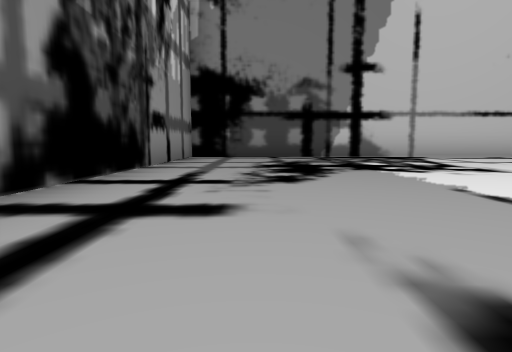
[1] (above)

24 first-person views from a walk through a scene from a Unity 3-D project. The camera is 0.64 m above the floor, tilts 6° down and sees 80° across. The floor is counted in squares, 2 m on a side. Each view is taken from the middle of a square. On the plan, view 1 faces up. The plan holds only what a view shows up to about 9 squares ahead; the rest is blank. The place goes on beyond the plan. The player character is not drawn. Some surface patterns are stand-ins.

[2]
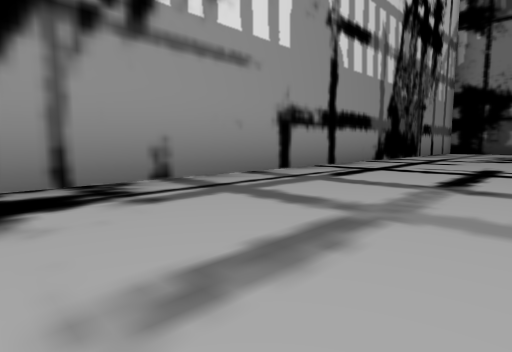

[3]
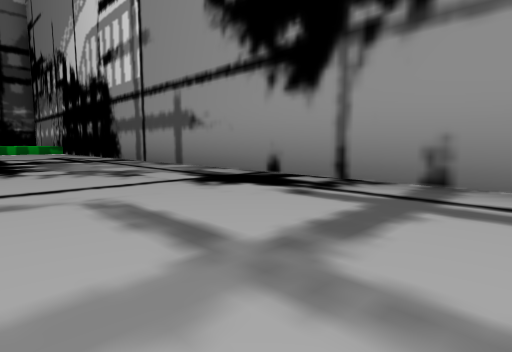

[4]
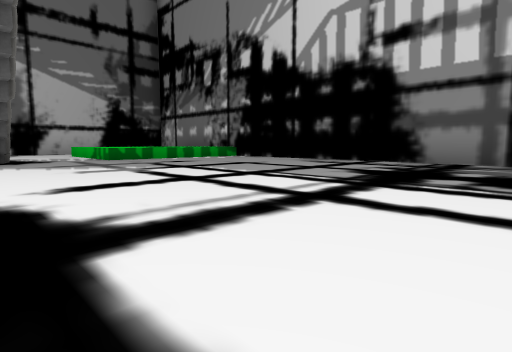

[5]
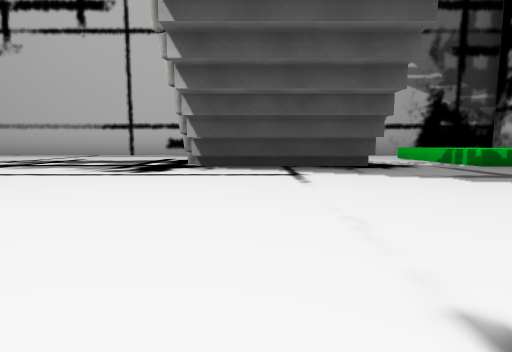

[6]
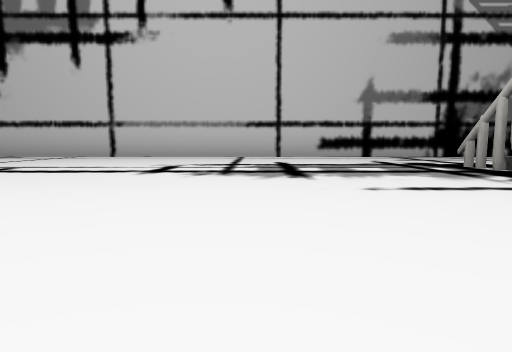

[7]
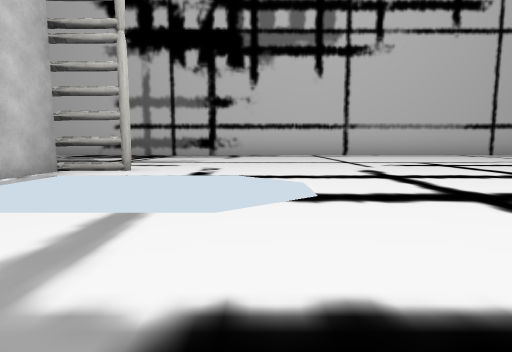

[8]
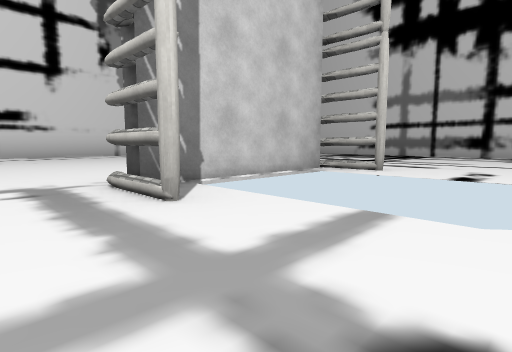

[9]
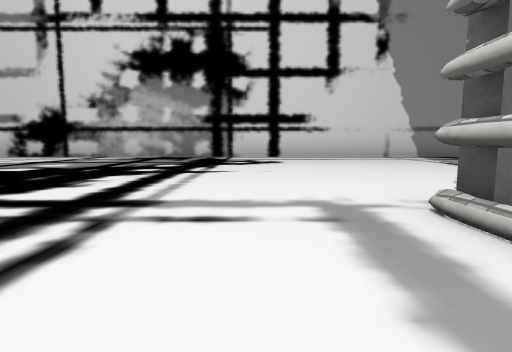

[10]
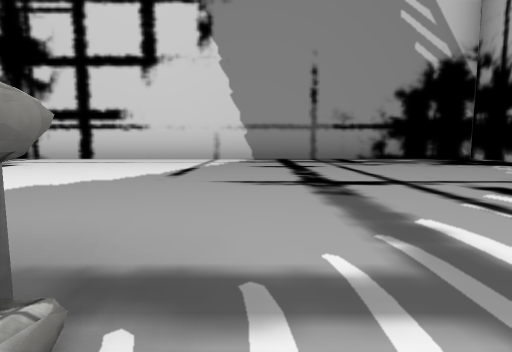

[11]
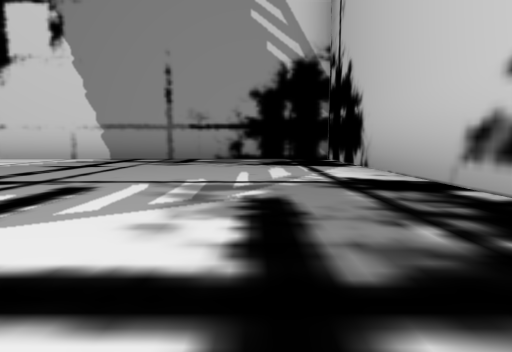

[12]
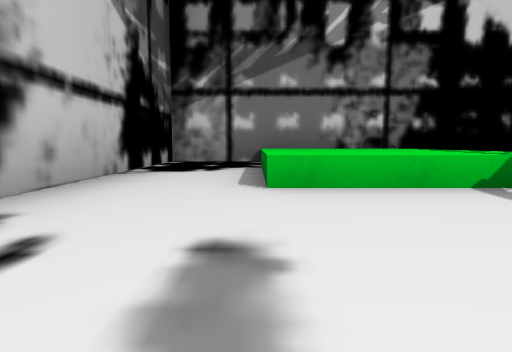

[13]
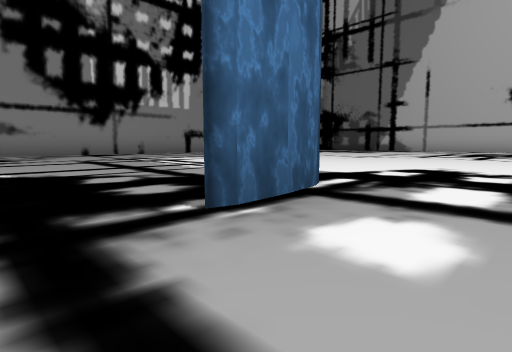

[14]
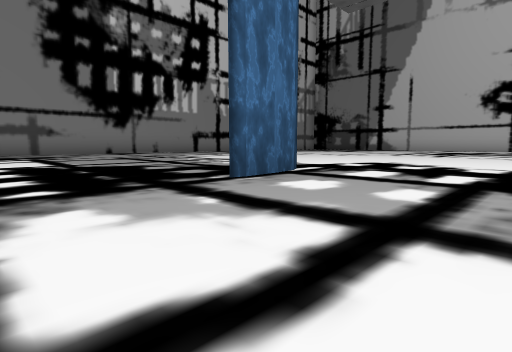

[15]
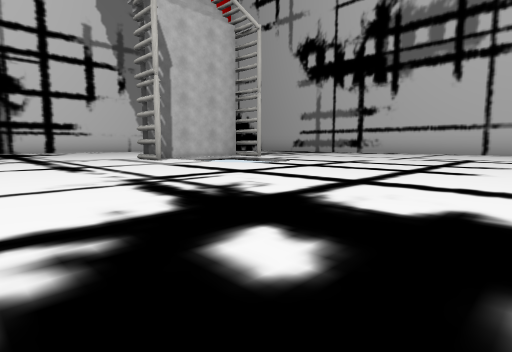

[16]
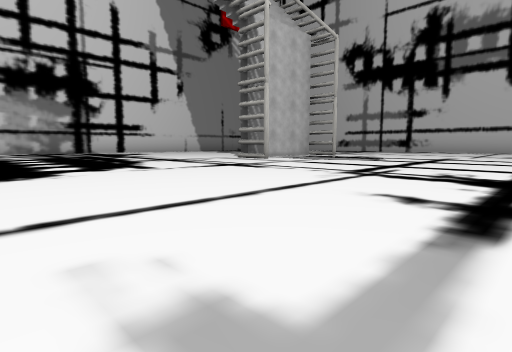

[17]
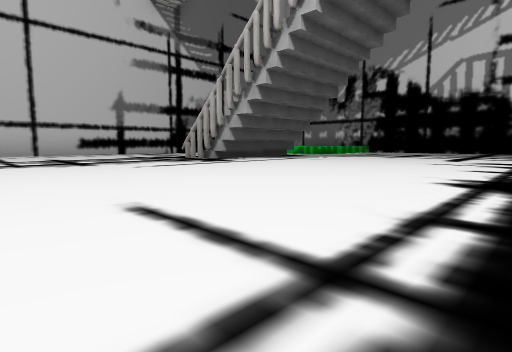

[18]
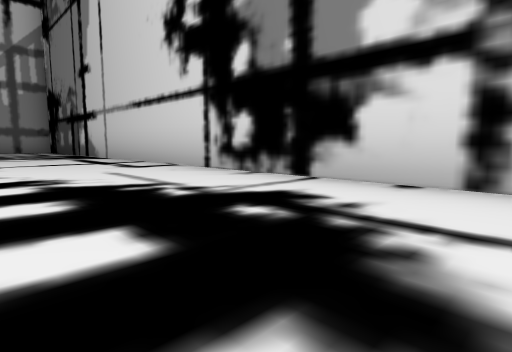

[19]
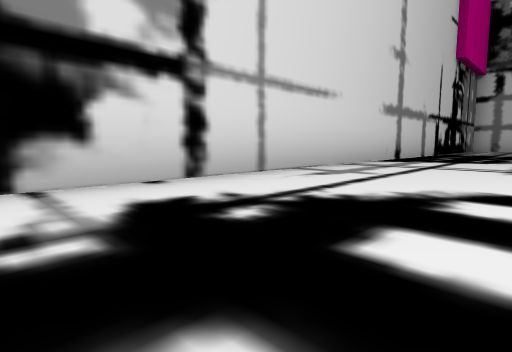

[20]
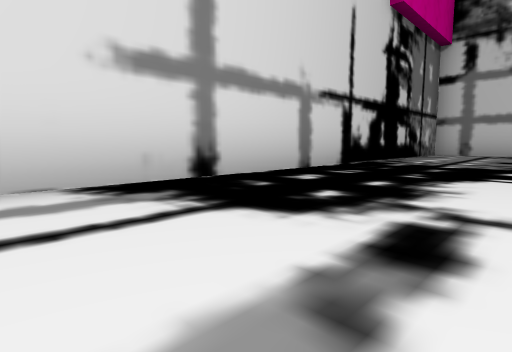

[21]
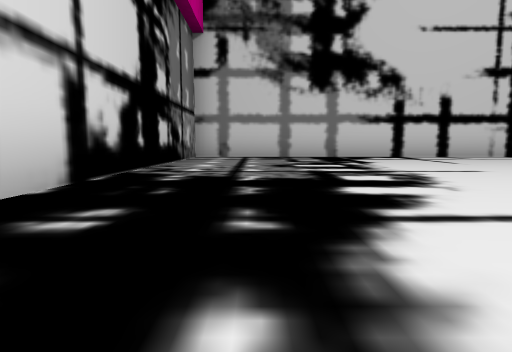

[22]
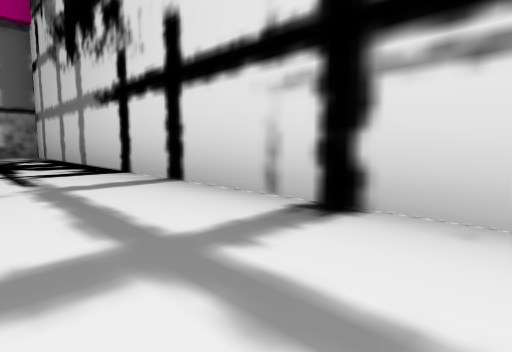

[23]
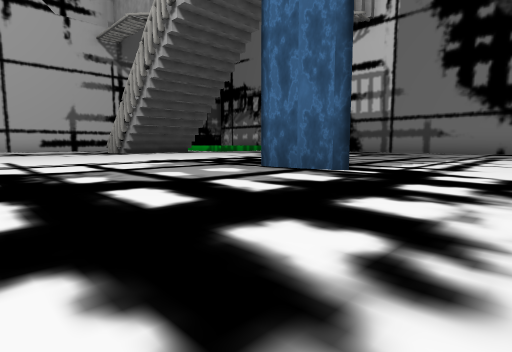

[24]
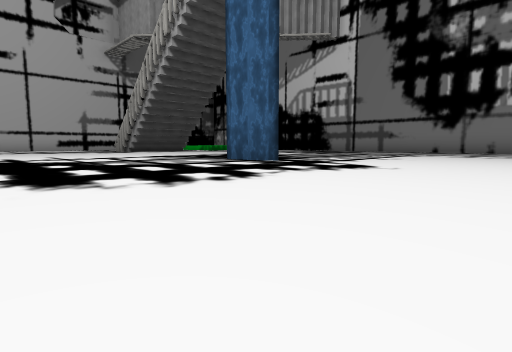

### Floor plan
Points are (right, up) in squares from view 1. A wall is a line through its corners. A room is listed if a view was taken in it or the views show most of it. See-through windows are left out.
Room 1 (views 1, 2, 3, 4, 5, 6, 7, 8, 9, 10, 11, 12, 13, 14, 15, 16, 17, 18, 19, 20, 21, 22, 23, 24)
walls: (6.8, -5.4) (6.8, -6); (6.7, -4.9) (6.8, -5.5); (16.4, -9.8) (17.4, -9.8); (16.5, -12.7) (17.3, -12.6) (17.3, -10); (6.2, -13.7) (6, -14.3); (5.9, -13.7) (6.2, -14.4); (3.2, -12.9) (5.9, -12.9) (5.9, -13.9); (3.2, -13.2) (5.9, -13.2); (3.2, -13.4) (6.1, -13.4) (6.1, -14.5); (23.4, -1) (23.4, 7.5) (-1.6, 7.5) (-1.6, -17.5) (23.4, -17.5) (23.4, -2.8)
low walls: (-1.6, -13.2) (1.8, -13.2) (1.8, -16)

Positions as (right, up) in squares from view 1, and headings:
1: (0, 0), facing up
2: (1, -4), facing up-left
3: (1, -2), facing down-left
4: (4, -7), facing down-left
5: (5, -9), facing down
6: (9, -10), facing down
7: (15, -9), facing down
8: (15, -9), facing down-right
9: (16, -9), facing right
10: (17, -13), facing right
11: (17, -16), facing right
12: (4, -16), facing left
13: (8, -7), facing up-left
14: (9, -8), facing up-left
15: (11, -7), facing down-right
16: (12, -5), facing down-right
17: (10, -8), facing down-left
18: (11, 5), facing up-left
19: (9, 5), facing up-right
20: (14, 5), facing up-right
21: (16, 6), facing right
22: (22, -1), facing up-right
23: (10, -3), facing down-left
24: (11, -1), facing down-left
